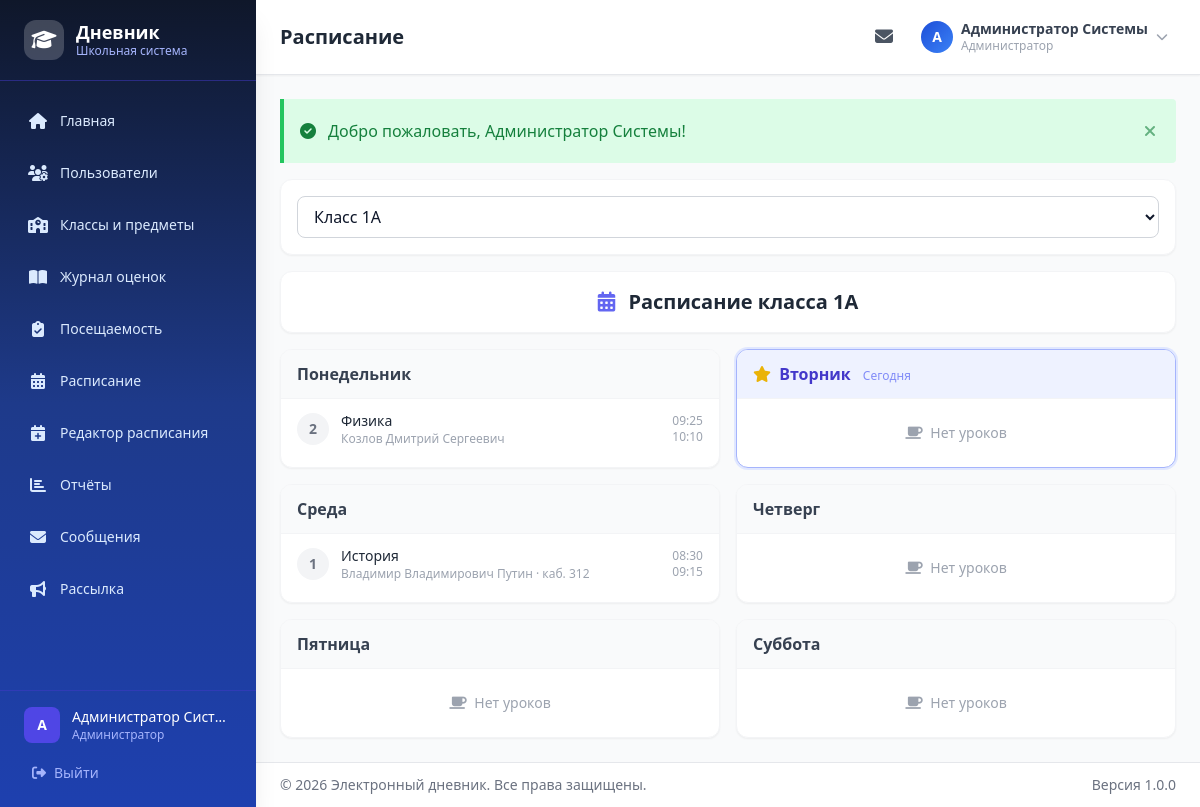
/schedule/view (signed in), run on the app's committed database.
### tables this page shows
CREATE TABLE `classes` (
  `id` int NOT NULL,
  `name` varchar(10) NOT NULL,
  `year` int NOT NULL,
  `class_teacher_id` int DEFAULT NULL
);

CREATE TABLE `schedule` (
  `id` int NOT NULL,
  `class_id` int NOT NULL,
  `subject_id` int NOT NULL,
  `teacher_id` int NOT NULL,
  `day_of_week` tinyint NOT NULL COMMENT '1=Пн, 2=Вт, 3=Ср, 4=Чт, 5=Пт, 6=Сб',
  `lesson_order` tinyint NOT NULL COMMENT 'Номер урока 1-10',
  `time_start` time NOT NULL,
  `time_end` time NOT NULL,
  `room` varchar(20) DEFAULT NULL
);

CREATE TABLE `subjects` (
  `id` int NOT NULL,
  `name` varchar(100) NOT NULL
);

CREATE TABLE `users` (
  `id` int NOT NULL,
  `login` varchar(100) NOT NULL,
  `password_hash` varchar(255) NOT NULL,
  `full_name` varchar(255) NOT NULL,
  `email` varchar(255) DEFAULT NULL,
  `phone` varchar(20) DEFAULT NULL,
  `role_id` int NOT NULL,
  `is_active` tinyint(1) DEFAULT '1',
  `last_login` timestamp NULL DEFAULT NULL,
  `created_at` timestamp NULL DEFAULT CURRENT_TIMESTAMP,
  `updated_at` timestamp NULL DEFAULT CURRENT_TIMESTAMP ON UPDATE CURRENT_TIMESTAMP
);

### controllers/ScheduleController.php (called while the page is built, shortened)
<?php
class ScheduleController {
    private $scheduleModel;
    private $classModel;
    public function __construct() {
        require_once __DIR__ . '/../models/Schedule.php';
        require_once __DIR__ . '/../models/ClassModel.php';
        $this->scheduleModel = new ScheduleModel();
        $this->classModel = new ClassModel();
    }
    public function view() {
        $classes = $this->classModel->getAll(currentAcademicYear());
        $selectedClassId = (int)get('class_id', 0);
        if (!$selectedClassId && !empty($classes)) {
            $selectedClassId = $classes[0]['id'];
        }
        $schedule = [];
        $className = '';
        if ($selectedClassId) {
            $schedule = $this->scheduleModel->getByClassStructured($selectedClassId);
            $cls = $this->classModel->findById($selectedClassId);
            $className = $cls ? $cls['name'] : '';
        }
        $currentLesson = ScheduleModel::getCurrentLesson();
        $todayDow = (int)date('N');
        require __DIR__ . '/../views/layout/header.php';
        require __DIR__ . '/../views/schedule/view.php';
        require __DIR__ . '/../views/layout/footer.php';
    }
}

### includes/auth.php (called while the page is built, shortened)
<?php
function currentRole() {
    return $_SESSION['user_role'] ?? null;
}

### includes/middleware.php (called while the page is built, shortened)
<?php
function isClassTeacher() {
    return currentRole() === 'class_teacher';
}

### config/database.php (called while the page is built, shortened)
<?php
function getDB() {
    static $pdo = null;
    if ($pdo === null) {
        $dsn = sprintf(
            'mysql:host=%s;port=%s;dbname=%s;charset=%s',
            DB_HOST, DB_PORT, DB_NAME, DB_CHARSET
        );
        $options = [
            PDO::ATTR_ERRMODE            => PDO::ERRMODE_EXCEPTION,
            PDO::ATTR_DEFAULT_FETCH_MODE => PDO::FETCH_ASSOC,
            PDO::ATTR_EMULATE_PREPARES   => false,
            PDO::MYSQL_ATTR_INIT_COMMAND => "SET NAMES " . DB_CHARSET,
        ];
        try {
            $pdo = new PDO($dsn, DB_USER, DB_PASS, $options);
        } catch (PDOException $e) {
            if (defined('APP_DEBUG') && APP_DEBUG) {
                die('Ошибка подключения к БД: ' . $e->getMessage());
            } else {
                die('Ошибка подключения к базе данных.');
            }
        }
    }
    return $pdo;
}

### models/ClassModel.php (called while the page is built, shortened)
<?php
class ClassModel {
    private $db;
    public function __construct() {
        $this->db = getDB();
    }
    public function findById($id) {
        $stmt = $this->db->prepare("
            SELECT c.*, u.full_name as teacher_name
            FROM classes c
            LEFT JOIN teachers t ON c.class_teacher_id = t.id
            LEFT JOIN users u ON t.user_id = u.id
            WHERE c.id = :id
        ");
        $stmt->execute([':id' => $id]);
        return $stmt->fetch();
    }
    public function getAll($year = null) {
        $sql = "
            SELECT c.*, u.full_name as teacher_name,
                   (SELECT COUNT(*) FROM students s
                    JOIN users us ON s.user_id = us.id
                    WHERE s.class_id = c.id AND us.is_active = 1) as student_count
            FROM classes c
            LEFT JOIN teachers t ON c.class_teacher_id = t.id
            LEFT JOIN users u ON t.user_id = u.id
        ";
        $params = [];
        if ($year) {
            $sql .= " WHERE c.year = :year";
            $params[':year'] = $year;
        }
        $sql .= " ORDER BY CAST(REGEXP_SUBSTR(c.name, '^[0-9]+') AS UNSIGNED) ASC, c.name ASC";
        $stmt = $this->db->prepare($sql);
        $stmt->execute($params);
        return $stmt->fetchAll();
    }
}

### models/Schedule.php (called while the page is built, shortened)
<?php
class ScheduleModel {
    private $db;
    public function __construct() {
        $this->db = getDB();
    }
    public function getByClass($classId) {
        $stmt = $this->db->prepare("
            SELECT sc.*, s.name as subject_name, u.full_name as teacher_name
            FROM schedule sc
            JOIN subjects s ON sc.subject_id = s.id
            JOIN teachers t ON sc.teacher_id = t.id
            JOIN users u ON t.user_id = u.id
            WHERE sc.class_id = :class_id
            ORDER BY sc.day_of_week, sc.lesson_order
        ");
        $stmt->execute([':class_id' => $classId]);
        return $stmt->fetchAll();
    }
    public function getByClassStructured($classId) {
        $lessons = $this->getByClass($classId);
        $structured = [];
        foreach ($lessons as $lesson) {
            $day = $lesson['day_of_week'];
            $structured[$day][] = $lesson;
        }
        return $structured;
    }
}

### views/schedule/view.php (the view, shortened to what this page needs)
<div class="space-y-4">
<?php if (!isClassTeacher()): ?>
<div class="bg-white rounded-xl shadow-sm border border-gray-100 p-4">
    <form method="GET" action="<?= url('schedule/view') ?>" class="flex flex-col sm:flex-row gap-3">
        <div class="flex-1">
            <select name="class_id" onchange="this.form.submit()"
                    class="w-full px-3 py-2 border border-gray-300 rounded-lg focus:ring-2 focus:ring-indigo-500 outline-none transition bg-white">
                <?php foreach ($classes as $c): ?>
                <option value="<?= $c['id'] ?>" <?= $selectedClassId == $c['id'] ? 'selected' : '' ?>>
                    Класс <?= e($c['name']) ?>
                </option>
                <?php endforeach; ?>
            </select>
        </div>
    </form>
</div>
<?php endif; ?>
    <?php if ($selectedClassId && !empty($schedule)): ?>
    <div class="bg-white rounded-xl shadow-sm border border-gray-100 p-4 text-center">
        <h2 class="text-xl font-bold text-gray-800">
            <i class="fas fa-calendar-alt text-indigo-500 mr-2"></i>
            Расписание класса <?= e($className) ?>
        </h2>
    </div>
    <div class="grid grid-cols-1 lg:grid-cols-2 xl:grid-cols-3 gap-4">
        <?php for ($day = 1; $day <= 6; $day++):
            $dayLessons = $schedule[$day] ?? [];
            $isToday = ($day == $todayDow);
        ?>
        <div class="bg-white rounded-xl shadow-sm border <?= $isToday ? 'border-indigo-300 ring-2 ring-indigo-100' : 'border-gray-100' ?> overflow-hidden">
            <div class="px-4 py-3 <?= $isToday ? 'bg-indigo-50' : 'bg-gray-50' ?> border-b border-gray-100">
                <h3 class="font-bold <?= $isToday ? 'text-indigo-700' : 'text-gray-700' ?>">
                    <?php if ($isToday): ?><i class="fas fa-star text-yellow-500 mr-1"></i><?php endif; ?>
                    <?= dayOfWeekName($day) ?>
                    <?php if ($isToday): ?><span class="text-xs font-normal text-indigo-400 ml-2">Сегодня</span><?php endif; ?>
                </h3>
            </div>
            <?php if (!empty($dayLessons)): ?>
            <div class="divide-y divide-gray-50">
                <?php foreach ($dayLessons as $lesson):
                    $isCurrent = ($isToday && $lesson['lesson_order'] == $currentLesson);
                ?>
                <div class="flex items-center gap-3 px-4 py-3 <?= $isCurrent ? 'bg-indigo-50' : 'hover:bg-gray-50' ?> transition">
                    <div class="w-8 h-8 rounded-full <?= $isCurrent ? 'bg-indigo-500 text-white animate-pulse' : 'bg-gray-100 text-gray-500' ?> flex items-center justify-center font-bold text-sm flex-shrink-0">
                        <?= $lesson['lesson_order'] ?>
                    </div>
                    <div class="flex-1 min-w-0">
                        <p class="font-medium text-gray-800 text-sm truncate"><?= e($lesson['subject_name']) ?></p>
                        <p class="text-xs text-gray-400 truncate">
                            <?= e($lesson['teacher_name']) ?>
                            <?php if ($lesson['room']): ?> · каб. <?= e($lesson['room']) ?><?php endif; ?>
                        </p>
                    </div>
                    <span class="text-xs text-gray-400 flex-shrink-0">
                        <?= date('H:i', strtotime($lesson['time_start'])) ?><br>
                        <?= date('H:i', strtotime($lesson['time_end'])) ?>
                    </span>
                </div>
                <?php endforeach; ?>
            </div>
            <?php else: ?>
            <div class="p-6 text-center text-gray-400 text-sm">
                <i class="fas fa-coffee mr-1"></i> Нет уроков
            </div>
            <?php endif; ?>
        </div>
        <?php endfor; ?>
    </div>
    <?php endif; ?>
</div>

### assets/css/style.css (style rules this page uses)
:root { --school-bg: #F4F7FB; --school-card: #FFFFFF; --school-border: #DCE3ED; --school-primary-900: #0F2D5C; --school-primary-800: #163B79; --school-primary-700: #1E40AF; --school-primary-600: #1D4ED8; --school-primary-500: #2563EB; --school-primary-100: #DBEAFE; --school-primary-50: #EFF6FF; --school-text: #0F172A; --school-muted: #475569; --school-success: #16A34A; --school-warning: #D97706; --school-danger: #DC2626; }
* { scrollbar-width: thin; scrollbar-color: #c7d2fe #f1f5f9; }
body { background: var(--school-bg); color: var(--school-text); }
main > * { animation: fadeInUp 0.3s ease-out; }
main > *:nth-child(2) { animation-delay: 0.05s; }

### data on the page
classes: name "1А"
schedule: lesson_order "2", subject.name "Физика", users.full_name "Козлов Дмитрий Сергеевич", time_start "09:25", time_end "10:10"
schedule: lesson_order "1", subject.name "История", users.full_name "Владимир Владимирович Путин", room "312", time_start "08:30", time_end "09:15"

### other printed values
$item['label'] "Главная"
$item['label'] "Пользователи"
$item['label'] "Классы и предметы"
$item['label'] "Журнал оценок"
$item['label'] "Посещаемость"
$item['label'] "Расписание"
$item['label'] "Редактор расписания"
$item['label'] "Отчёты"
$item['label'] "Сообщения"
$item['label'] "Рассылка"
mb_strtoupper(mb_substr($currentUser['full_name'] ?? 'U', 0, 1)) "А"
$currentUser['full_name'] "Администратор Сист…"
$currentUser['role_name'] "Администратор"
$pageTitle "Расписание"
mb_strtoupper(mb_substr($currentUser['full_name'], 0, 1)) "А"
